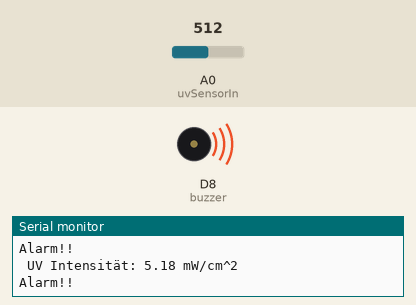
This sketch was run on a simulated ESP8266 (NodeMCU). Parts: buzzer (waves = sounding), the last lines printed to the serial monitor. The test bench sets the inputs (shaded band); at power-on: A0 (uvSensorIn) = 512.

Above: at 1.27 s.
1.3 s: A0 (uvSensorIn) set to 375
4.3 s: A0 (uvSensorIn) set to 348
At 4.7 s:
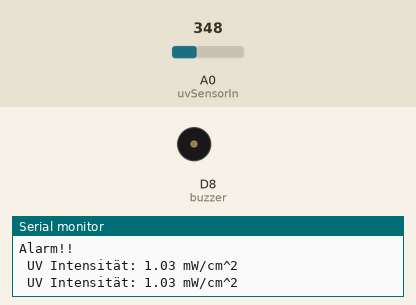
5.8 s: A0 (uvSensorIn) set to 511
At 6.09 s:
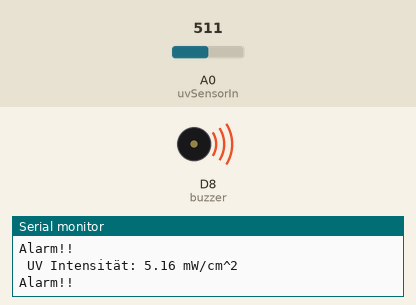
8.8 s: A0 (uvSensorIn) set to 306
Timing chart, 0 to 11.3 s (numbered marks = the images above; inputs shaded):
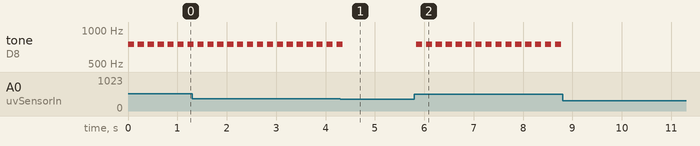

Measured:
- the behaviour switches between 357 and 356 on A0 (uvSensorIn) (found by bisection; images 0 and 1)
- after the input at 4.3 s, tone on D8 (buzzer): goes on until 4.4 s, then stays silent
- after the input at 5.8 s, tone on D8 (buzzer): alternates 750 Hz for 0.12 s and silent for 0.08 s, starting at once
- after the input at 8.8 s, tone on D8 (buzzer): stops changing and stays silent
- by itself, tone on D8 (buzzer): alternates 750 Hz for 0.12 s and silent for 0.08 s

The sketch:

uv_sensor_buzzer.ino
```cpp
#define buzzer D8

int uvSensorIn = A0; //Analoger Eingang A0

const float inMin = 0.99;
const float inMax = 2.9;
const float outMin = 0.0;
const float outMax = 15.0;

const byte numberOfReadings = 8;

const float schwellWert = 1.25;

void setup(){
  Serial.begin(9600); //Starten der Seriellen Kommunikation mit 9600 baud
  pinMode(uvSensorIn, INPUT);
  pinMode(buzzer, OUTPUT);
}

void loop(){
  int uvLevel = averageAnalogRead(uvSensorIn);

  float outputVoltage = 3.3 * uvLevel/1024;
  float uvIntensity = mapfloat(outputVoltage, inMin, inMax, outMin, outMax);

  Serial.print(" UV Intensität: ");
  Serial.print(uvIntensity);
  Serial.println(" mW/cm^2");
  if(uvIntensity > schwellWert){
    Serial.println("Alarm!!");
    tone(buzzer, 750, 125);
  }
  delay(200); //Pause von 200ms.
}

//Ließt den PIN x mal und berechnet aus der Anzahl der gelesenen Werte den
//Durchschnittswert und liefert diesen zurück.
int averageAnalogRead(int pinToRead){
  unsigned int runningValue = 0;
  for(int x = 0 ; x < numberOfReadings ; x++){
    runningValue += analogRead(pinToRead);
  }
  return(runningValue / numberOfReadings);
}

//Arduino map Funktion unterstützt kein Float daher wurde diese neu implementiert
//(eine Kopie aus dem Arduino Forum)
float mapfloat(float x, float in_min, float in_max, float out_min, float out_max){
  return (x - in_min) * (out_max - out_min) / (in_max - in_min) + out_min;
}
```
